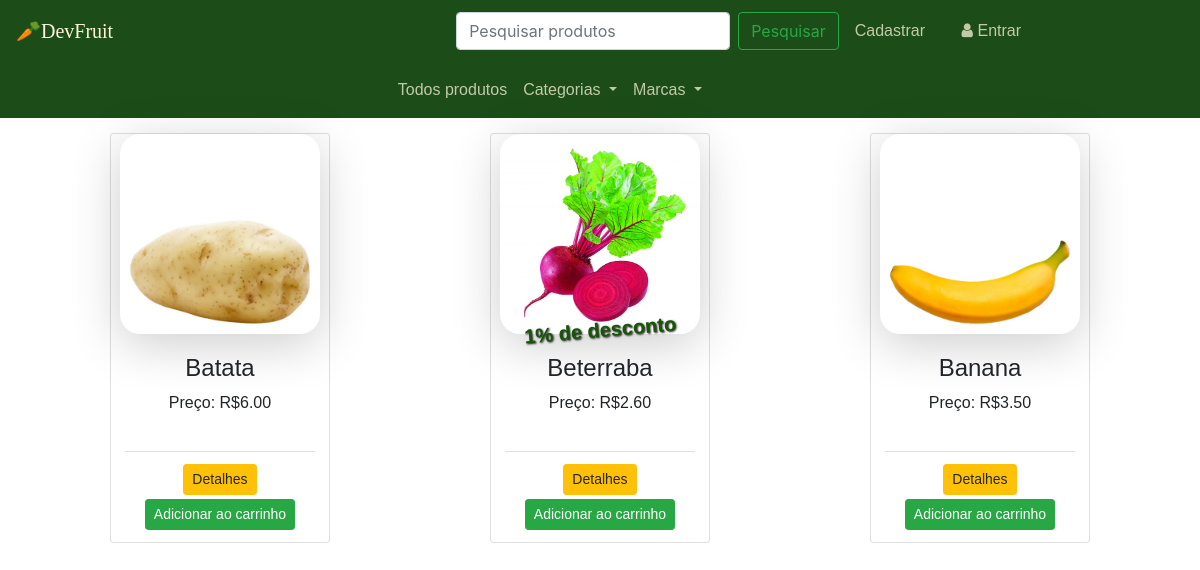
Before: / with the older database file.
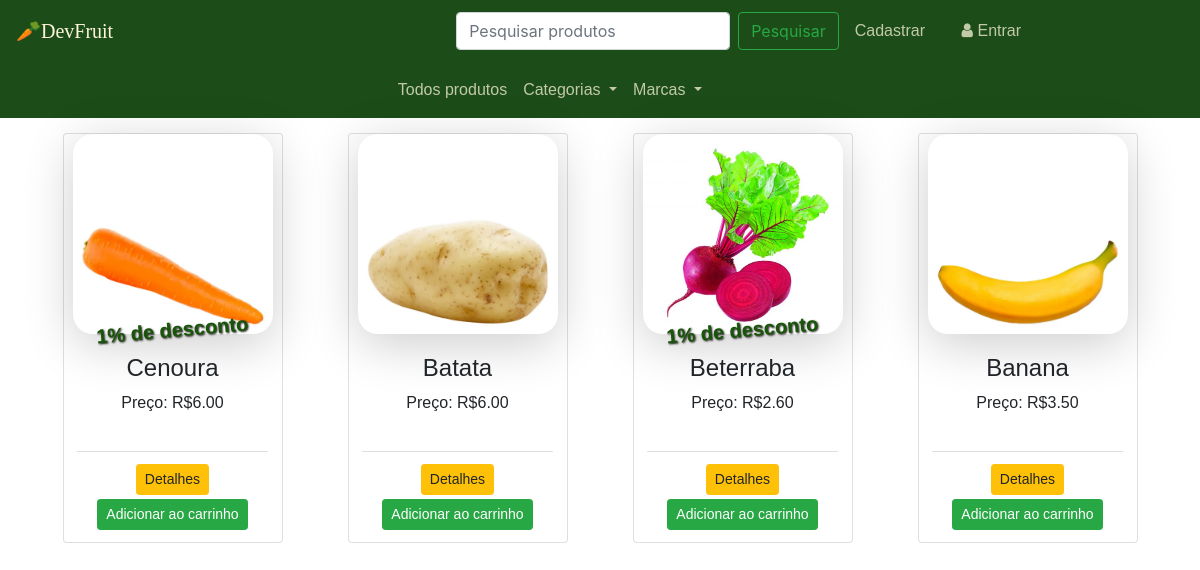
After: the same page with the newer database file.
### loja/produtos/models.py (models this page shows, shortened)
class Produto(db.Model):
    id = db.Column(db.Integer, primary_key=True)
    name = db.Column(db.String(80), nullable=False)
    price = db.Column(db.Numeric(10,2), nullable=False)
    discount = db.Column(db.Integer, default=0)
    stock = db.Column(db.Integer, nullable=False)
    weight= db.Column(db.Float, nullable=False)
    description= db.Column(db.Text, nullable=False)
    pub_date = db.Column(db.DateTime, nullable=False, default=datetime.utcnow)
    marca_id = db.Column(db.Integer, db.ForeignKey('marca.id'),nullable=False)
    marca = db.relationship('Marca', backref=db.backref('marcas', lazy=True))
    categoria_id = db.Column(db.Integer, db.ForeignKey('categoria.id'),nullable=False)
    categoria = db.relationship('Categoria', backref=db.backref('categorias', lazy=True))
    image= db.Column(db.String(150), nullable=True, default='image.jpg')

### loja/produtos/rotas.py (the view)
@app.route('/')
def home():
    pagina = request.args.get('pagina',1,type=int)
    produtos = Produto.query.filter(Produto.stock > 0).order_by(Produto.id.desc()).paginate(page=pagina,per_page=8)
    return render_template('produtos/index.html', produtos=produtos, marcas=marcas(), categorias=categorias())

### loja/produtos/rotas.py (called while the page is built)
def marcas():
    marcas = marcas = Marca.query.join(Produto, (Marca.id == Produto.marca_id)).all()
    return marcas

def categorias():
    categorias = Categoria.query.join(Produto, (Categoria.id == Produto.categoria_id)).all()
    return categorias

### loja/templates/produtos/index.html (shortened to what this page needs)
{% extends "layouts.html" %}
{% block content %}
{% include "navbar.html" %}
<div class="container">
    <div class="row">
        {% if marca %}
        {% for marca in marca.items %}
        <div class="col">
            <div class="card">
                <img class="img-index"
                src="{{url_for('static',filename='images/'+ marca.name+'.jpg')}}" alt="{{marca.name}}">
                <div class="card-body">
                    {% if marca.discount > 0 %}
                    <h5>{{marca.discount}}% de desconto</h5>
                    {% endif %}
                    <h4 class="text-center">{{marca.name}}</h4>
                    <p class="text-center">Preço: R${{marca.price}}</p>
                </div>
                <div class="card-footer">
                    <a href="{{url_for('pagina_unica', id=marca.id)}}" class="btn btn-float-left btn btn-sm btn-warning" >Detalhes</a>
                    <form action="{{url_for('AddCart')}}" method="POST">
                        <input type="hidden" name="produto_id" value="{{marca.id}}">
                        <button type="submit" class="btn btn-sm btn-success float-down mt-1">Adicionar ao carrinho</button>
                        <input type="hidden" name="quantity" id="" value="1">
                    </form>
                </div>
            </div>
        </div>
        {% endfor %}
    </div>
    <div class="row">
        <div class="col text-center">
        {% if marca.has_prev %}
        {% if marca.total > 8 %}
        <a href="{{url_for('get_marca',id=get_m.id ,pagina=marca.prev_num)}}"class="btn btn-outline-primary btn-sm mt-3">Anterior</a>
        {%endif %}
        {% for page_num in marca.iter_pages() %}
        {% if page_num %}
        {% if marca.paginas == page_num %}
        <a href="{{url_for('get_marca', id=get_m.id ,pagina= page_num)}}"class="btn btn-primary btn-sm mt-3">{{ page_num }}</a>
        {% else %}
        <a href="{{url_for('get_marca',id=get_m.id ,pagina= page_num)}}"class="btn btn-outline-primary btn-sm mt-3">{{ page_num }}</a>
        {%endif %}
        {% else %}
        ...
        {%endif %}
        {% endfor %}
        {%endif %}
        {% if marca.has_next %}
        <a href="{{url_for('get_marca', id=get_m.id ,pagina=marca.next_num)}}"class="btn btn-outline-primary btn-sm mt-3">Próxima</a>
        {%endif %}
        </div>
    </div>
    <div class="row">
        {% else %}
        {% for produto in produtos.items %}
        <div class="col" >
            <div class="card">
                <img class="img-index"
                src="{{url_for('static',filename='images/'+ produto.name+'.jpg')}}" alt="{{produto.name}}">
                <div class="card-body">
                    {% if produto.discount > 0 %}
                    <h5>{{produto.discount}}% de desconto</h5>
                    {% endif %}
                    <h4 class="text-center">{{produto.name}}</h4>
                    <p class="text-center">Preço: R${{produto.price}}</p>
                </div>
                <div class="card-footer">
                    <a href="{{url_for('pagina_unica', id=produto.id)}}" class="float-left  btn btn-sm btn-warning" >Detalhes</a>
                    <form action="{{url_for('AddCart')}}" method="POST">
                        <button type="submit" class="btn btn-sm btn-success float-down mt-1">Adicionar ao carrinho</button>
                    </form>
                </div>
            </div>
        </div>
        {% endfor %}
    </div>
        {%endif %}
    </div>
{% endblock content %}

### loja/templates/layouts.html (shortened to what this page needs)
<!doctype html>
<html lang="en">
  <head>
    <link rel="stylesheet" href="{{url_for('static', filename='css/bootstrap.min.css')}}">
    <link rel="stylesheet" href="{{url_for('static', filename='css/bootstrap.min.css')}}">
    <link rel="stylesheet" href="{{url_for('static', filename='css/index.css')}}">
  </head>
  <body>
    {% block content %}
    {% endblock content %}
  </body>
</html>

### loja/templates/navbar.html (shortened to what this page needs)
<link rel="stylesheet" href="https://cdnjs.cloudflare.com/ajax/libs/font-awesome/4.7.0/css/font-awesome.min.css">
<link rel="stylesheet" href="{{url_for('static', filename='css/navbar.css')}}">
<nav class="navbar navbar-expand-lg" >
  <a class="navbar-brand" id="brand" href="/">  &#129365;</i>DevFruit</a>
  <form class="form-inline my-lg-1" method="POST" style="margin-left: 28%";>
    <input class="form-control mr-sm-2 col-xs-1" type="text" placeholder="Pesquisar produtos" autofocus="autofocus" name="search_string">
    <input class="btn btn-outline-success my-2 my-sm-0" type="submit" formaction="/search" value="Pesquisar"></input>
  </form>
  {% if current_user.is_authenticated %}
  <a class="nav-link" id="navlink" href="/" style="margin-left: 23%";>Meu Perfil</a>
  <a class="nav-link" id="navlink" href="{{url_for('clienteLogout')}}">Sair</a>
  {% else %}
  <a class="nav-link" id="navlink" href="{{url_for('cadastrar_cliente')}}">Cadastrar</a>
  <a class="nav-link" id="navlink" href="{{url_for('clienteLogin')}}"><i class="fa fa-fw fa-user"></i>Entrar</a>
  {% endif %}
</nav>
    <nav class="navbar navbar-expand-lg" >
      <div class="collapse navbar-collapse" id="navbarSupportedContent">
          <ul class="navbar-nav mr-auto" style="margin-left: 32%"; >
            <li class="nav-item" >
              <a class="nav-link" id="navlink" href="/">Todos produtos</a>
            </li>
            <li class="nav-item dropdown">
              <a class="nav-link dropdown-toggle" href="#" id="navbarDropdown" role="button" data-toggle="dropdown" aria-haspopup="true" aria-expanded="false">
                Categorias
              </a>
            </li>
            <li class="nav-item dropdown">
              <a class="nav-link dropdown-toggle" href="#" id="navbarDropdown" role="button" data-toggle="dropdown" aria-haspopup="true" aria-expanded="false">
                Marcas
              </a>
            </li>
          </ul>
        </div>
      </nav>

### loja/static/css/index.css (style rules this page uses)
body { margin: 0; background-color: #ffffff; }
.container { margin-top: 15px; margin-bottom: 15px; }
.col { text-align: center; max-width: 250px; font-family: 'Hepta Slab', Helvetica, Arial; margin: 0 auto 50px auto; }
.card { display: flex; flex-direction: column; align-items: center; text-decoration: none; }
.card-footer { background-color:#ffffff; display: flex; flex-direction: column; align-items: center; text-decoration: none; }
.img-index { width: 200px; height: 200px; background-color: #EEE; border-radius: 20px; box-shadow: 0px 10px 50px rgba(0, 0, 0, 0.2); }
h5 { text-align:center; text-shadow: 1px 1px 2px rgb(32, 27, 27); color: rgb(23, 85, 8); transform: rotate(-5deg); position: absolute; top: 45%; left: 15%; font-weight: 600; }

### loja/static/css/navbar.css (style rules this page uses)
nav { background-color: #1C4D18; justify-content: space-between; }
#brand { color: #fef5da; text-decoration-line: none; font-family: 'Brush Script MT', cursive; }
#navlink { color: #fef5dabc; text-decoration-line: none; font-family: 'Hepta Slab', Helvetica, Arial; }
#navbarDropdown { color: #fef5dabc; text-decoration-line: none; font-family: 'Hepta Slab', Helvetica, Arial; }

Changed rows visible on the page:
added Produto: name (picture), discount "1", name "Cenoura", price "6.00"
